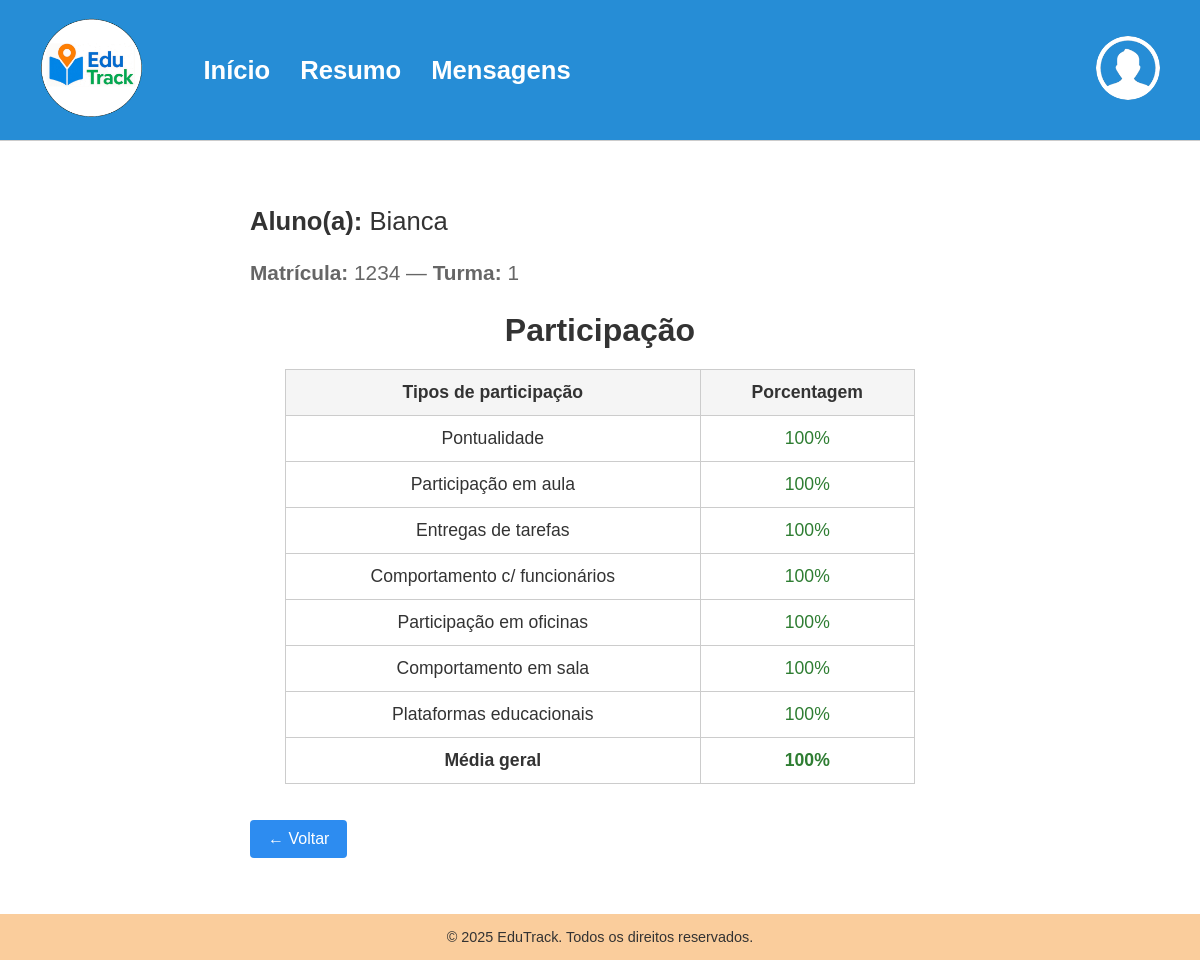
Page /participacao/1/ on the committed database.
### edutrack/models.py (models this page shows, shortened)
class Aluno(models.Model):
    user = models.OneToOneField(User, on_delete=models.CASCADE, null=True, blank=True)
    nome = models.CharField('Nome', max_length=100)
    matricula = models.CharField('Matrícula', max_length=20, unique=True)
    turma = models.CharField('Turma', max_length=50)
    pontualidade = models.PositiveIntegerField('Pontualidade (%)', default=0)
    participacao_aula = models.PositiveIntegerField('Participação em aula (%)', default=0)
    entregas_tarefas = models.PositiveIntegerField('Entregas de tarefas (%)', default=0)
    comportamento_funcionarios = models.PositiveIntegerField('Comportamento com funcionários (%)', default=0)
    participacao_oficinas = models.PositiveIntegerField('Participação em oficinas (%)', default=0)
    comportamento_sala = models.PositiveIntegerField('Comportamento em sala de aula (%)', default=0)
    participacao_plataformas = models.PositiveIntegerField('Participação em plataformas (%)', default=0)

### edutrack/views.py (the view)
# urls.py: path("participacao/<int:pk>/", views.participacao, name="participacao"),
def participacao(request, pk):
    aluno = get_object_or_404(Aluno, pk=pk)
    dados = [
        ('Pontualidade', aluno.pontualidade),
        ('Participação em aula', aluno.participacao_aula),
        ('Entregas de tarefas', aluno.entregas_tarefas),
        ('Comportamento c/ funcionários', aluno.comportamento_funcionarios),
        ('Participação em oficinas', aluno.participacao_oficinas),
        ('Comportamento em sala', aluno.comportamento_sala),
        ('Plataformas educacionais', aluno.participacao_plataformas),
    ]
    media = sum(p for _, p in dados) // len(dados)
    return render(request, 'participacao.html', {
        'aluno': aluno,
        'dados': dados,
        'media': media,
    })

### edutrack_projeto/templates/participacao.html (shortened to what this page needs)
{% load static %}
<!DOCTYPE html>
<html lang="pt-BR">
<head>
  <link rel="stylesheet" href="{% static 'participacao.css' %}">
</head>
<body>
  <header class="site-header">
    <a href="{% url 'aluno_lista' %}" class="logo">
      <img src="{% static 'imgs/logo.png' %}" alt="EduTrack Logo">
    </a>
    <nav class="main-nav">
      <ul>
        <li><a href="{% url 'aluno_lista' %}">Início</a></li>
        <li><a href="#">Resumo</a></li>
        <li><a href="#">Mensagens</a></li>
      </ul>
    </nav>
    <div class="header-right">
      <a href="#" class="profile-icon">
        <img src="{% static 'imgs/user-icon.png' %}" alt="Usuário">
      </a>
    </div>
  </header>
  <main>
    <div class="content-wrapper">
      <section class="student-info">
        <p class="student-name"><strong>Aluno(a):</strong> {{ aluno.nome }}</p>
        <p class="reference">
          <strong>Matrícula:</strong> {{ aluno.matricula }} —
          <strong>Turma:</strong> {{ aluno.turma }}
        </p>
      </section>
      <section class="participation">
        <h1>Participação</h1>
        <table>
          <thead>
            <tr>
              <th>Tipos de participação</th>
              <th>Porcentagem</th>
            </tr>
          </thead>
          <tbody>
            {% for label, pct in dados %}
            <tr>
              <td>{{ label }}</td>
              {% if pct < 50 %}
                <td class="red">{{ pct }}%</td>
              {% elif pct < 75 %}
                <td class="yellow">{{ pct }}%</td>
              {% else %}
                <td class="green">{{ pct }}%</td>
              {% endif %}
            </tr>
            {% endfor %}
          </tbody>
          <tfoot>
            <tr>
              <th>Média geral</th>
              {% if media < 50 %}
                <td class="red"><strong>{{ media }}%</strong></td>
              {% elif media < 75 %}
                <td class="yellow"><strong>{{ media }}%</strong></td>
              {% else %}
                <td class="green"><strong>{{ media }}%</strong></td>
              {% endif %}
            </tr>
          </tfoot>
        </table>
        <p><a href="{% url 'aluno_lista' %}" class="btn">← Voltar</a></p>
      </section>
    </div>
  </main>
  <footer class="site-footer">
    © 2025 EduTrack. Todos os direitos reservados.
  </footer>
</body>
</html>

### edutrack_projeto/static/participacao.css (style rules this page uses)
html, body { height: 100%; margin: 0; }
body { display: flex; flex-direction: column; font-family: Arial, sans-serif; background-color: #fff; color: #333; }
.site-header { display: flex; align-items: center; justify-content: flex-start; background-color: #268dd6; padding: 20px 40px; height: 100px; border-bottom: 1px solid #ccc; }
.logo img { height: 100px; }
.main-nav { margin-left: 20px; }
.main-nav ul { display: flex; list-style: none; gap: 30px; }
.main-nav a { color: #fff; text-decoration: none; font-weight: 600; font-size: 1.6rem; line-height: 60px; }
.header-right { margin-left: auto; }
.header-right img { width: 64px; height: 64px; border-radius: 50%; }
main { flex: 1; }
.content-wrapper { max-width: 700px; margin: 20px auto; background: #fff; padding: 20px; border-radius: 8px; }
.student-info { font-size: 1.6rem; margin-bottom: 20px; }
.student-info .reference { font-size: 1.3rem; color: #666; }
.participation h1 { text-align: center; margin-bottom: 20px; font-size: 2rem; }
table { width: 90%; margin: 0 auto; border-collapse: collapse; font-size: 1.1rem; }
th, td { border: 1px solid #ccc; padding: 12px 15px; text-align: center; }
thead th { background-color: #f5f5f5; }
tfoot th, tfoot td { font-weight: bold; }
th.green, td.green { color: #2e7d32; }
.btn { display: inline-block; padding: 10px 18px; background: #2d8cf0; color: #fff; text-decoration: none; border-radius: 4px; margin-top: 20px; font-size: 1rem; }
.site-footer { background-color: #FACD9C; text-align: center; padding: 15px 0; font-size: 0.9rem; color: #333; width: 100%; }

### rows in the picture
Aluno: nome "Bianca", matricula "1234", turma "1"

### other values in the picture
{{ label }} "Pontualidade" "Participação em aula" "Entregas de tarefas" "Comportamento c/ funcionários" "Participação em oficinas" "Comportamento em sala" "Plataformas educacionais"
{{ pct }} "100" "100" "100" "100" "100" "100" "100"
{{ media }} "100"
